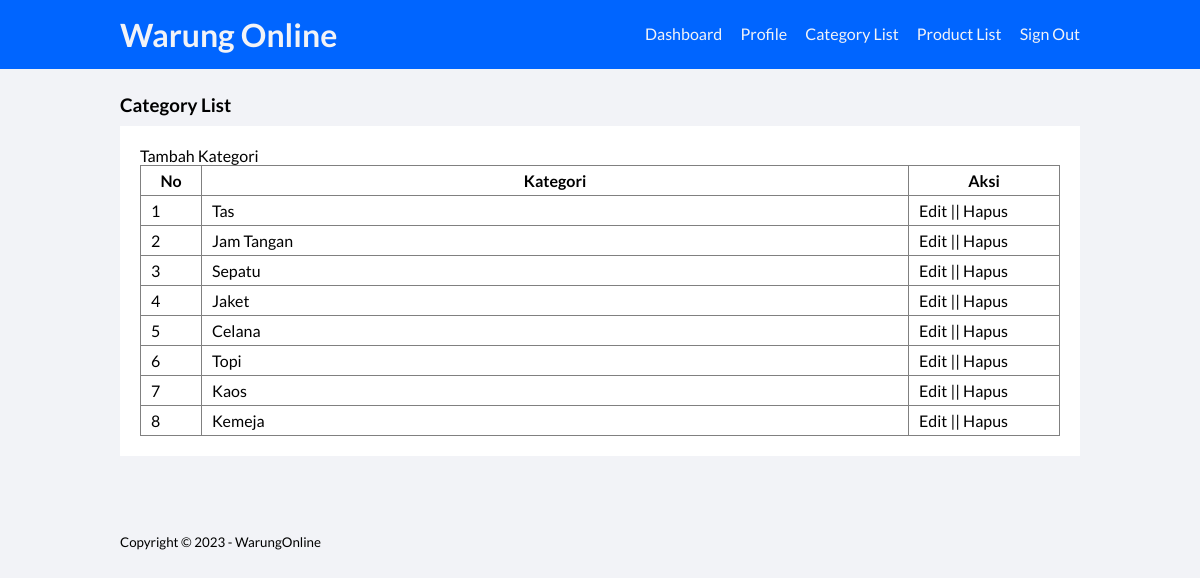
Screenshot of /list-category.php (signed in) with the database file from the repository.
### tables this page shows
CREATE TABLE `tb_kategori` (
  `category_id` int(11) NOT NULL,
  `category_name` varchar(25) NOT NULL
);

### connect.php (called while the page is built, shortened)
<?php
class database{
	private $hostname = "localhost";
	private $username = "root";
	private $password = "";
	private $dbname = "warung_online";
	private $koneksi = "";
	public function __construct(){
		$this->koneksi = mysqli_connect($this->hostname, $this->username, $this->password,$this->dbname);
	}
	public function getConnection() {
        return $this->koneksi;
	}
}
class CategoryClass extends database{
	public function tampil_kategori(){
		$tampil  = mysqli_query($this->getConnection(), "SELECT * FROM tb_kategori ORDER BY category_id DESC");
		return $tampil;
	}
}
?>

### list-category.php (the view, shortened to what this page needs)
<?php
    include 'connect.php';
?>
<!DOCTYPE html>
<html lang="en">
<head>
    <link rel       ="stylesheet"      type="text/css" href="css/style.css">
</head>
<body>
    <header>
        <div class="container">
            <h1><a href="dashboard.php">Warung Online</h1>
            <ul>
                <li><a href="dashboard.php">Dashboard</a></li>
                <li><a href="profile.php">Profile</a></li>
                <li><a href="list-category.php">Category List</a></li>
                <li><a href="list-product.php">Product List</a></li>
                <li><a href="logout.php">Sign Out</a></li>
            </ul>
        </div>
    </header>
    <div class="section">
        <div class="container">
            <h3>Category List</h3>
            <div class="box">
                <p><a href="tambah-category.php">Tambah Kategori</a></p>
                <table border="1" cellspacing=0 class="table">
                    <thead>
                        <tr>
                            <th width="60px">No</th>
                            <th>Kategori</th>
                            <th width="150px">Aksi</th>
                        </tr>
                    </thead>
                    <tbody>
                        <?php
                            $no = 1;
                            $k = new CategoryClass();
                            $kategori = $k->tampil_kategori();
                            if(mysqli_num_rows($kategori) > 0){
                                while($row = mysqli_fetch_array($kategori)){
                        ?>
                        <tr>
                            <td><?php echo $no++ ?></td>
                            <td><?php echo $row['category_name'] ?></td>
                            <td>
                                <a href="edit-category.php?id=<?php echo $row['category_id'] ?>">Edit</a> || <a href="hapus-category.php?idk=<?php echo $row['category_id'] ?>" onclick="return confirm('Yakin ingin hapus ?')">Hapus</a>
                            </td>
                        </tr>
                        <?php }} else{ ?>
                            <tr>
                                <td colspan="3">Tidak ada data</td>
                            </tr>
                        <?php } ?>
                    </tbody>
                </table>
            </div>
        </div>
    </div>
    <footer>
        <div class="container">
            <small>Copyright &copy; 2023 - WarungOnline</small>
        </div>
    </footer>
</body>
</html>

### css/style.css (style rules this page uses)
* { padding:0; margin:0; font-family: 'Lato', sans-serif; }
* { color: inherit; text-decoration: none; }
body { background-color: #f2f3f7; }
header { background-color: #0065ff; color: #f2f3f7; }
header h1 { float: left; padding: 15px 0; }
header ul { float: right; }
header ul li { display: inline-block; }
header ul li a { padding: 20px 0 20px 15px; display: inline-block; }
footer { padding: 25px 0; }
.container { width: 80%; margin: auto; }
.container:after { content: ''; display:block; clear:both; }
.section { padding: 25px 0; }
.box { background-color: #fff; border: none; padding: 20px ; box-sizing: border-box; margin: 10px 0 25px 0; }
.box:after { content: ''; display: block; clear: both; }
.table { width: 100%; border-collapse: collapse; }
.table tr { height: 30px; }
.table tr td { padding: 5px 10px; }

### rows the page displays
tb_kategori: category_name "Tas"
tb_kategori: category_name "Jam Tangan"
tb_kategori: category_name "Sepatu"
tb_kategori: category_name "Jaket"
tb_kategori: category_name "Celana"
tb_kategori: category_name "Topi"
tb_kategori: category_name "Kaos"
tb_kategori: category_name "Kemeja"
